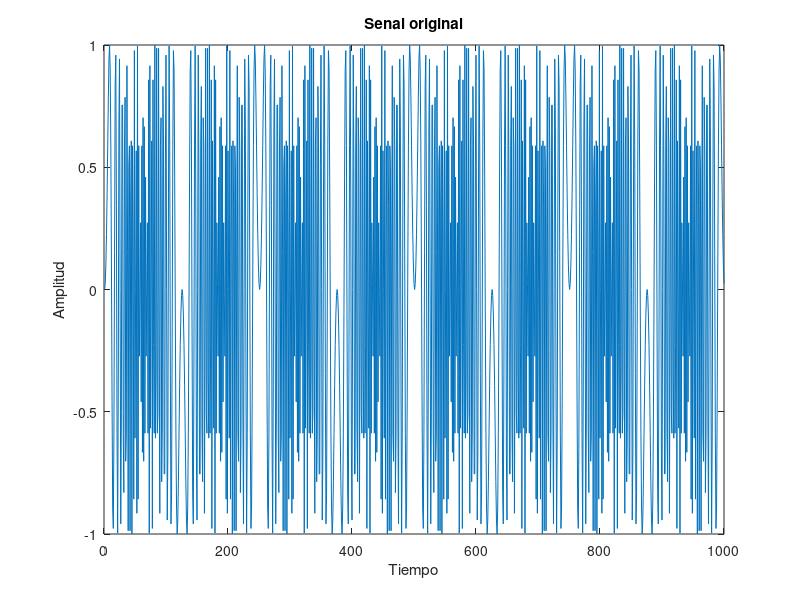
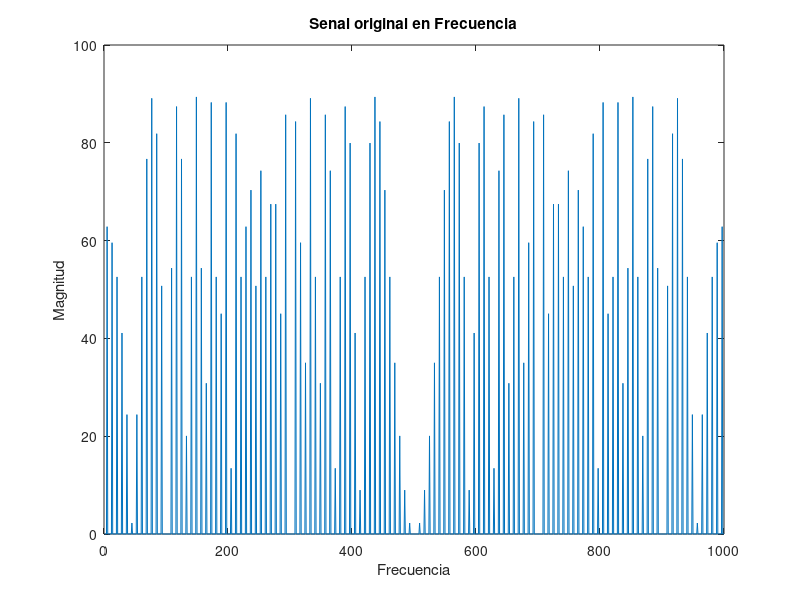
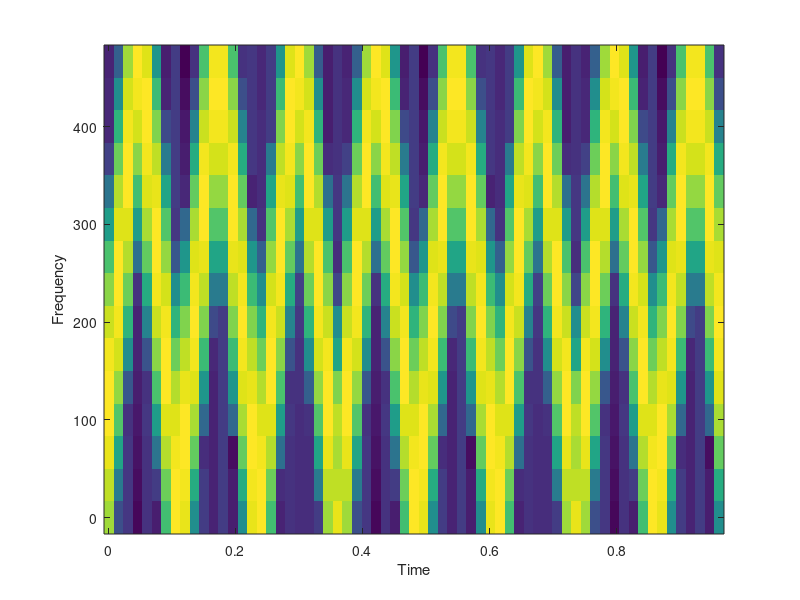

MATLAB code for these plots, in order:
%Defino señal con frecuencia que crezca linealmente
fm = 1000;
T = 1/fm;
t = [0:T:1-T];
pendiente = 8; %define cuanto va a crecer la frecuencia
senal = sin(2*pi*pendiente*fm.*(t.^2)/2);

%Defino la ventana de Gabor
anchoventana = 30;
Tv = 1/(anchoventana/2);
t2 = -1:Tv:1-T;
gabor = exp(-18/2*t2.^2)';

%dibuja el espectrograma
figure(1); plot(senal); title("Senal original"); xlabel("Tiempo"); ylabel("Amplitud");
figure(2); plot(abs(fft(senal))); title("Senal original en Frecuencia"); xlabel("Frecuencia"); ylabel("Magnitud");
figure(3); specgram(senal,length(gabor),fm,gabor,anchoventana/2);

pause;
